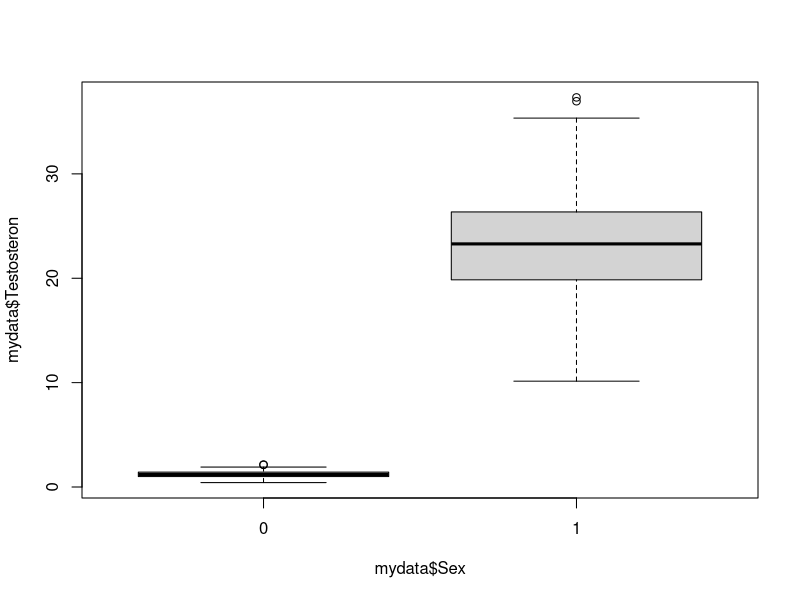
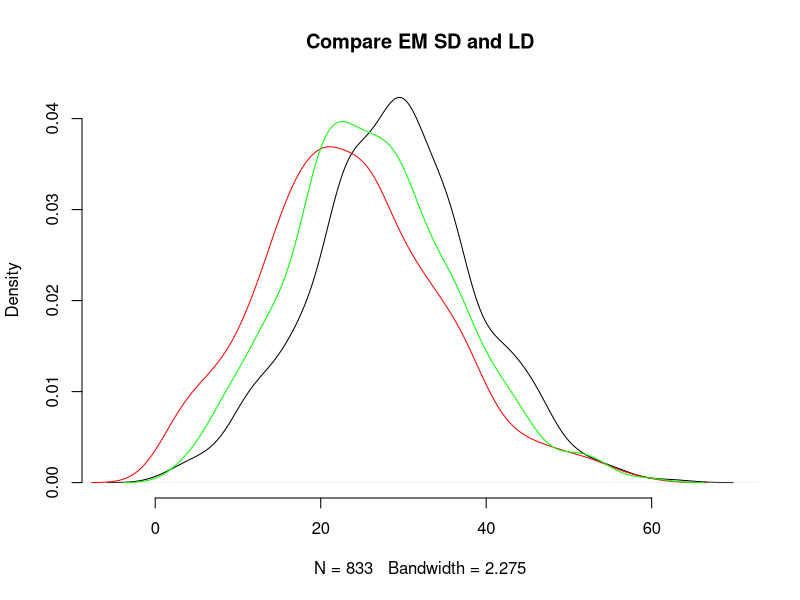
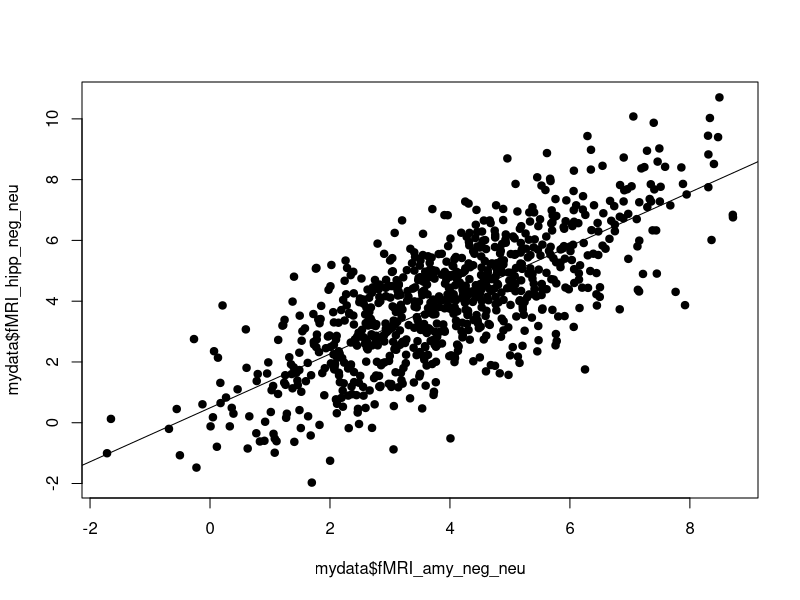
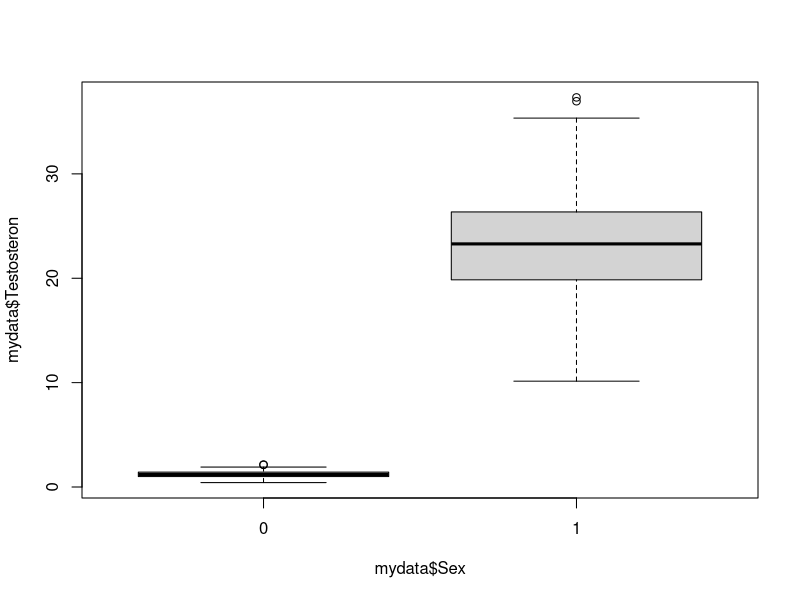
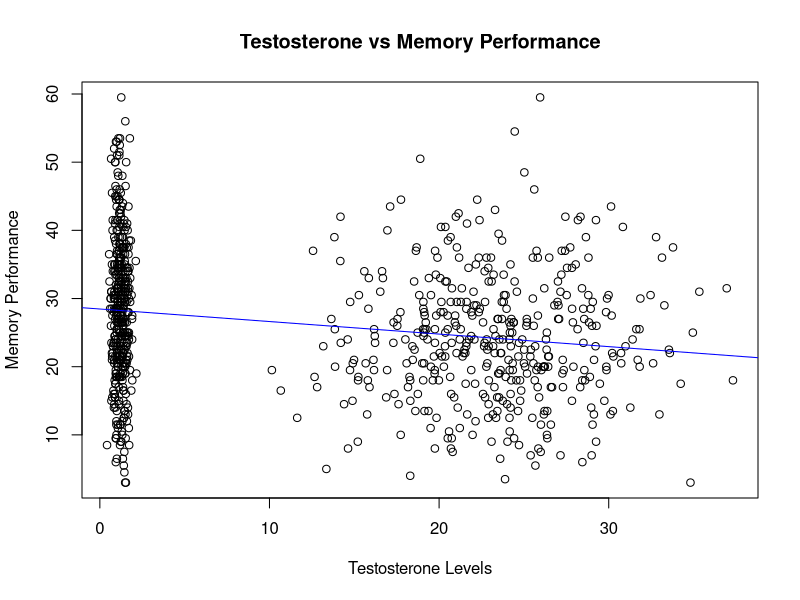
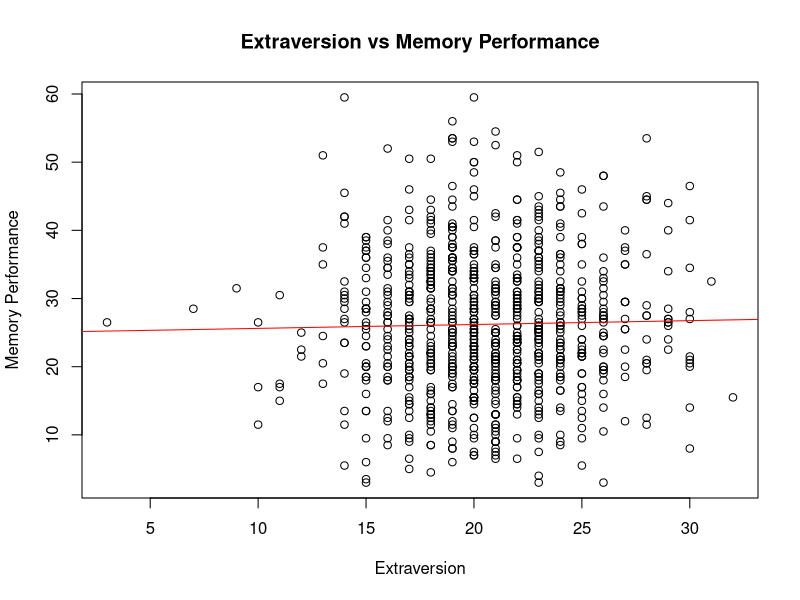
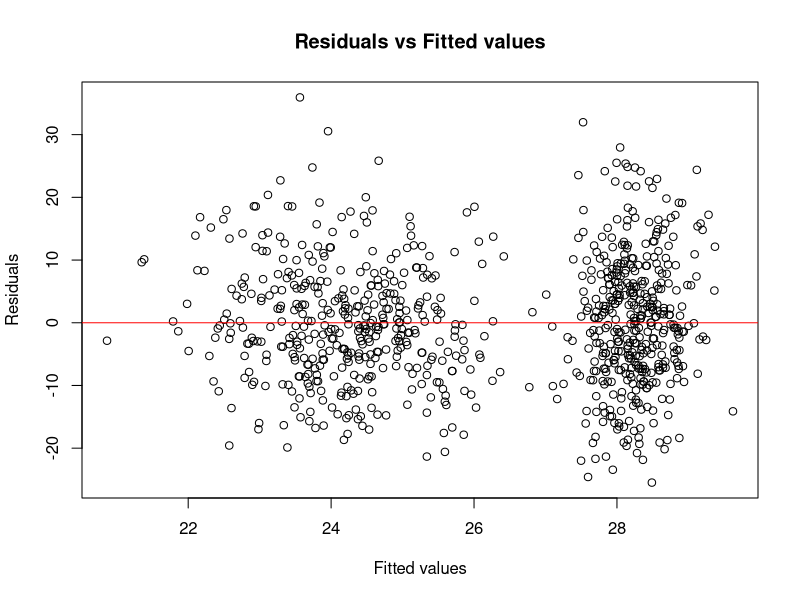
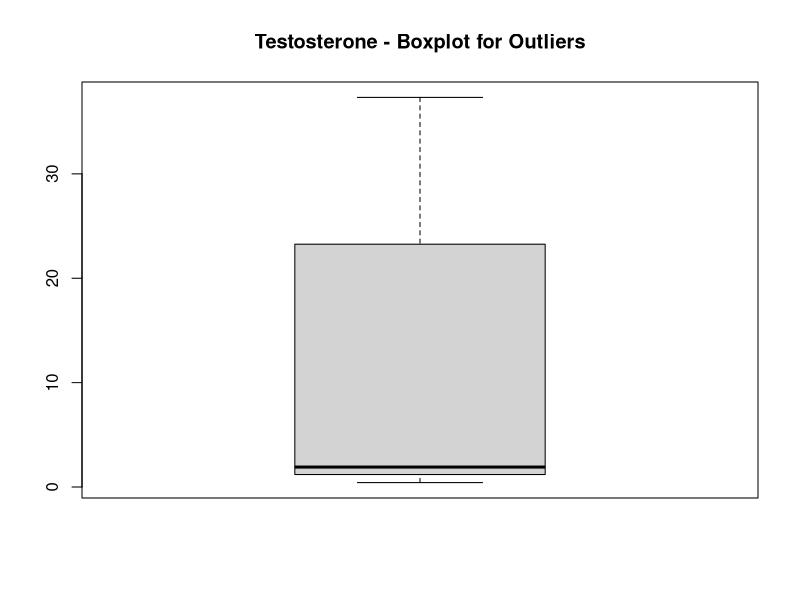

Generate these figures, in order, with R:
#Poweranalyse
install.packages(pwr)
library(pwr)

pwr.r.test(n=800, r=0.1, sig.level = 0.05, power = NULL, alternative = c("two.sided"))
pwr.r.test(n=800, r=0.3, sig.level = 0.05, power = NULL, alternative = c("two.sided"))
pwr.r.test(n=800, r=0.5, sig.level = 0.05, power = NULL, alternative = c("two.sided"))

pwr.r.test(n=800, r=0.1, sig.level = 0.005, power = NULL, alternative = c("two.sided"))
pwr.r.test(n=800, r=0.3, sig.level = 0.005, power = NULL, alternative = c("two.sided"))
pwr.r.test(n=800, r=0.5, sig.level = 0.005, power = NULL, alternative = c("two.sided"))

pwr.r.test(n=NULL, r=0.1, sig.level = 0.005, power = 0.9, alternative = c("two.sided"))
pwr.r.test(n=NULL, r=0.3, sig.level = 0.005, power = 0.9, alternative = c("two.sided"))
pwr.r.test(n=NULL, r=0.5, sig.level = 0.005, power = 0.9, alternative = c("two.sided"))

pwr.r.test(n=250, r=0.1, sig.level = 0.05, power = NULL, alternative = c("two.sided"))
pwr.r.test(n=250, r=0.3, sig.level = 0.05, power = NULL, alternative = c("two.sided"))
pwr.r.test(n=250, r=0.5, sig.level = 0.05, power = NULL, alternative = c("two.sided"))

### Datenanalyse
setwd("/Users/larissa-ravessoud/Documents/GitHub/GIT_2_LARISSA")

# Load the dataset from a tab-delimited text file
mydata <- read.table("mydata.txt", header=T, sep="\t")

# View the dataset and check its dimensions and summary statistics
View(mydata)
dim(mydata)
summary(mydata)
head(mydata)

# Convert "Sex" and "Filter" columns to factors (categorical variables)
mydata$Sex <- as.factor(mydata$Sex)
mydata$Filter <- as.factor(mydata$Filter)
summary(mydata)

# Filter the dataset to include only rows where "Filter" equals 0
mydata <- subset(mydata, Filter == 0)
nrow(mydata)

t.test(mydata$Testosteron ~ mydata$Sex)

# Create a boxplot to visualize the distribution of testosterone levels by sex
plot(mydata$Testosteron ~ mydata$Sex)

summary(mydata$Testosteron[mydata$Sex==0])
summary(mydata$Testosteron[mydata$Sex==1])

# Rename the "Sex" factor levels to "female" and "male" for better readability
mydata$Sex_ch <- factor(mydata$Sex, levels=c(0,1), labels=c("female", "male"))
summary(mydata)

summary(lm(Extraversion ~ Sex_ch, data=mydata))

# Calculate the correlation between two variables: EM_SD and EM_LD
cor(mydata$EM_SD, mydata$EM_LD, use="pairwise")
# Perform a paired t-test to compare EM_SD and EM_LD
t.test(mydata$EM_SD, mydata$EM_LD)

summary(mydata$EM_SD)
summary(mydata$EM_LD)

# Create a new variable "EM" as the average of EM_SD and EM_LD
mydata$EM <- (mydata$EM_SD + mydata$EM_LD)/2

# Plot the density distributions of EM_SD, EM_LD, and their average EM
plot(density(mydata$EM_SD), main="Compare EM SD and LD", frame.plot=F)
lines(density(mydata$EM_LD), col="red")
lines(density(mydata$EM), col="green")

# Calculate the correlation between fMRI measurements for amygdala and hippocampus
cor(mydata$fMRI_amy_neg_neu, mydata$fMRI_hipp_neg_neu)
plot(mydata$fMRI_amy_neg_neu, mydata$fMRI_hipp_neg_neu, pch=19)
abline(lm(mydata$fMRI_hipp_neg_neu ~ mydata$fMRI_amy_neg_neu))

# Perform a multiple linear regression to examine the relationship between EM, Sex, Extraversion, and fMRI hippocampal activity
# The model investigates how EM is influenced by Sex, Extraversion, and fMRI_hipp_neg_neu
summary(lm(EM ~ Sex_ch + Extraversion + fMRI_hipp_neg_neu, data=mydata))

######
repdata <- read.table("repdata.txt", header=T, sep="\t")
repdata <- subset(repdata, Filter==0)

#Ich würde Darstellungen und Diagramme in ein Separates skript setzen 



#Excercice 7


### Datenanalyse für die Frage: Wie beeinflussen Testosteronspiegel und Extraversion die Gedächtnisleistung?

# Set working directory
setwd("/Users/larissa-ravessoud/Documents/GitHub/GIT_2_LARISSA")

# Load the dataset
mydata <- read.table("mydata.txt", header=T, sep="\t")

# View the dataset and check its dimensions
View(mydata)
dim(mydata)
summary(mydata)
head(mydata)

# Convert "Sex" and "Filter" columns to factors (categorical variables)
mydata$Sex <- as.factor(mydata$Sex)
mydata$Filter <- as.factor(mydata$Filter)

# Filter the dataset to include only rows where "Filter" equals 0
mydata <- subset(mydata, Filter == 0)

# Check the number of rows after filtering
nrow(mydata)

# Renaming Sex for clarity ("female" and "male" labels)
mydata$Sex_ch <- factor(mydata$Sex, levels=c(0, 1), labels=c("female", "male"))

# Visualizing the distribution of testosterone by sex
t.test(mydata$Testosteron ~ mydata$Sex)  # T-test for testosterone by sex
plot(mydata$Testosteron ~ mydata$Sex)  # Boxplot

# Summary statistics for testosterone levels by sex
summary(mydata$Testosteron[mydata$Sex == 0]) 
summary(mydata$Testosteron[mydata$Sex == 1])

# If they are not numeric, convert them to numeric
mydata$Testosteron <- as.numeric(mydata$Testosteron)
mydata$EM <- (mydata$EM_SD + mydata$EM_LD) / 2
mydata$EM <- as.numeric(mydata$EM)

# Handle missing values and compute the correlation between Testosteron and EM
cor_testosterone_memory <- cor(mydata$Testosteron, mydata$EM, use="complete.obs")
cat("Correlation between Testosterone and Memory Performance: ", cor_testosterone_memory, "\n")

# Checking the relationship between extraversion and memory performance
cor(mydata$Extraversion, mydata$EM, use="pairwise")  # Correlation test between extraversion and memory

# Performing a linear regression to examine how testosterone and extraversion influence memory performance
lm_model <- lm(EM ~ Testosteron + Extraversion, data=mydata)
summary(lm_model)  # Summary of the regression model

# Visualizing the effect of testosterone on memory performance
plot(mydata$Testosteron, mydata$EM, main="Testosterone vs Memory Performance",
     xlab="Testosterone Levels", ylab="Memory Performance")
abline(lm(mydata$EM ~ mydata$Testosteron), col="blue")  # Regression line

# Visualizing the effect of extraversion on memory performance
plot(mydata$Extraversion, mydata$EM, main="Extraversion vs Memory Performance",
     xlab="Extraversion", ylab="Memory Performance")
abline(lm(mydata$EM ~ mydata$Extraversion), col="red")  # Regression line

# Investigating interaction effects: Does the combination of testosterone and extraversion affect memory performance?
interaction_model <- lm(EM ~ Testosteron * Extraversion, data=mydata)
summary(interaction_model)  # Summary of the interaction model

# Checking the correlation between testosterone, extraversion, and memory performance
cor_testosterone_extraversion <- cor(mydata$Testosteron, mydata$Extraversion, use="pairwise")
cat("Correlation between testosterone and extraversion:", cor_testosterone_extraversion, "\n")

# Check model assumptions: Residuals vs Fitted values for the linear model
plot(lm_model$residuals ~ lm_model$fitted.values, main="Residuals vs Fitted values",
     xlab="Fitted values", ylab="Residuals")
abline(h=0, col="red")  # Horizontal line at 0

# Optional: If you want to assess the impact of sex as a covariate
lm_sex_model <- lm(EM ~ Testosteron + Extraversion + Sex_ch, data=mydata)
summary(lm_sex_model)  # Check if sex also affects memory performance

# If the dataset includes fMRI or other brain activity data, you could also add that in your models
# For example, adding fMRI hippocampal activity as a covariate
lm_fmri_model <- lm(EM ~ Testosteron + Extraversion + fMRI_hipp_neg_neu, data=mydata)
summary(lm_fmri_model)

### Sensitivity Analysis

# Check for outliers in the 'Testosteron' and 'EM' variables
boxplot(mydata$Testosteron, main="Testosterone - Boxplot for Outliers")
boxplot(mydata$EM, main="Memory Performance (EM) - Boxplot for Outliers")

# Remove outliers (Testosterone and EM) based on a 1.5 * IQR rule
Q1_testosterone <- quantile(mydata$Testosteron, 0.25)
Q3_testosterone <- quantile(mydata$Testosteron, 0.75)
IQR_testosterone <- IQR(mydata$Testosteron)
lower_bound_testosterone <- Q1_testosterone - 1.5 * IQR_testosterone
upper_bound_testosterone <- Q3_testosterone + 1.5 * IQR_testosterone
mydata_no_outliers_testosterone <- subset(mydata, Testosteron >= lower_bound_testosterone & Testosteron <= upper_bound_testosterone)

Q1_em <- quantile(mydata$EM, 0.25)
Q3_em <- quantile(mydata$EM, 0.75)
IQR_em <- IQR(mydata$EM)
lower_bound_em <- Q1_em - 1.5 * IQR_em
upper_bound_em <- Q3_em + 1.5 * IQR_em
mydata_no_outliers_em <- subset(mydata_no_outliers_testosterone, EM >= lower_bound_em & EM <= upper_bound_em)

# Perform the analysis after removing outliers
lm_sensitivity_outliers <- lm(EM ~ Testosteron + Extraversion, data=mydata_no_outliers_em)
summary(lm_sensitivity_outliers)

# Sensitivity to missing data handling (complete observations vs. mean imputation)
mydata_imputed <- mydata
mydata_imputed$Testosteron[is.na(mydata_imputed$Testosteron)] <- mean(mydata_imputed$Testosteron, na.rm=TRUE)
mydata_imputed$EM[is.na(mydata_imputed$EM)] <- mean(mydata_imputed$EM, na.rm=TRUE)

# Perform the analysis after imputation
lm_sensitivity_imputation <- lm(EM ~ Testosteron + Extraversion, data=mydata_imputed)
summary(lm_sensitivity_imputation)

# Compare results from original, outlier-free, and imputed data models
cat("Sensitivity Analysis Summary: \n")
cat("Model with original data:\n")
summary(lm(EM ~ Testosteron + Extraversion, data=mydata))
cat("Model after removing outliers:\n")
summary(lm_sensitivity_outliers)
cat("Model after imputation:\n")
summary(lm_sensitivity_imputation)

### Replication Analysis

# Load the replication dataset (assuming a separate file "repdata.txt" is provided)
repdata <- read.table("repdata.txt", header=T, sep="\t")

# Check the structure of the replication data
str(repdata)
summary(repdata)

# Ensure the same preprocessing as the original dataset (e.g., filtering, conversion of categorical variables)
repdata$Sex <- as.factor(repdata$Sex)
repdata$Filter <- as.factor(repdata$Filter)
repdata <- subset(repdata, Filter == 0)

# Create the EM variable if necessary (assuming EM is an average of EM_SD and EM_LD)
repdata$EM <- (repdata$EM_SD + repdata$EM_LD) / 2

# Confirm that 'Testosteron' and 'Extraversion' are numeric
repdata$Testosteron <- as.numeric(repdata$Testosteron)
repdata$Extraversion <- as.numeric(repdata$Extraversion)
repdata$EM <- as.numeric(repdata$EM)

# Perform the same linear regression as in the original analysis
lm_replication <- lm(EM ~ Testosteron + Extraversion, data=repdata)
summary(lm_replication)

# Compare the results of the replication analysis to the original dataset's results
cat("Replication Analysis Results: \n")
cat("Original study model:\n")
summary(lm(EM ~ Testosteron + Extraversion, data=mydata))
cat("Replication study model:\n")
summary(lm_replication)

# If you want to compare the models' coefficients statistically (e.g., using interaction terms)
lm_replication_interaction <- lm(EM ~ Testosteron * Extraversion, data=repdata)
summary(lm_replication_interaction)
